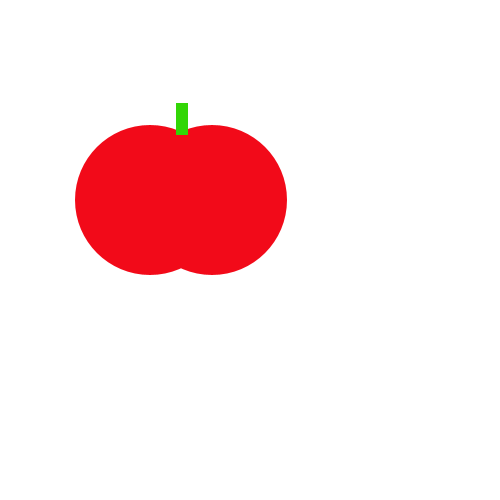
Frame 1 (no input)
Frame 60 (the mouse pressed at the canvas centre just before this capture): identical to frame 1, image omitted
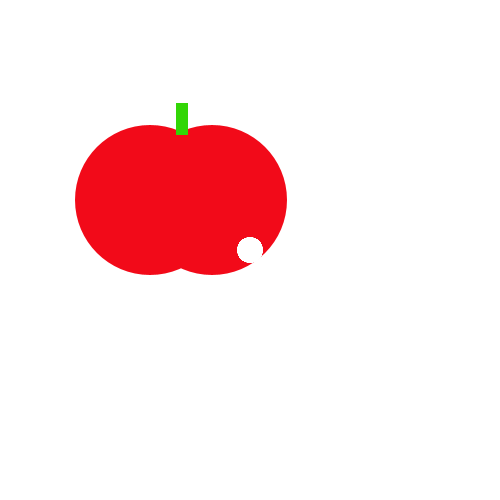
Frame 120 (the mouse held since frame 60 and released just before this capture)

The Processing sketch that drew these frames (run headless with seeded random() and noise(); from frame 60 on, the mouse is pressed at the canvas centre):

// Processing sketch: tasty_tomato
// ── tasty_tomato.pde
void setup() {
    size(500, 500);
    background(100000, 100000, 100000);
    noStroke();
    fill(#F20A19);
    ellipse(150, 200, 150, 150);
    ellipse(212, 200, 150, 150);
    fill(#32D606);
    rect(176, 103, 12, 32);
    fill(#FFFFFF);
}
void draw() {
    if (mousePressed){
    ellipse(mouseX, mouseY, 25, 25);
    }
}
